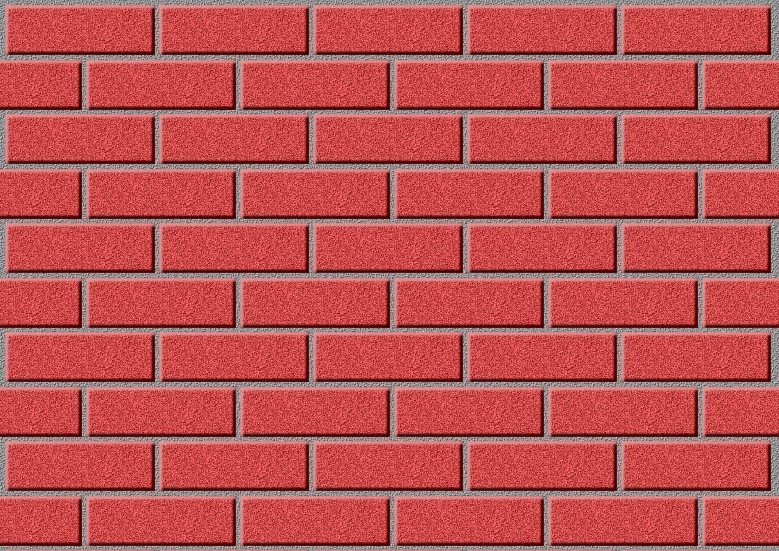
%> input picture rapport/images/briques.jpg, 779 x 551 px
$ octave --eval "result = getGradientImage(imread('rapport/images/briques.jpg'));"   (GNU Octave 9; MATLAB toolbox functions it lacks are replaced by stand-ins)
%> lines starting %> are read from the running program, lines starting %| are printed output that depends on the picture; in (x1, y1, x2, y2) boxes, pixels count from 0 and x2, y2 are one past the last pixel; in counts of white or black regions, pixels touching at a corner belong together; the program's own positions count from 1
function gradIm = getGradientImage(img)
    imgGray = rgb2gray(img)/255;
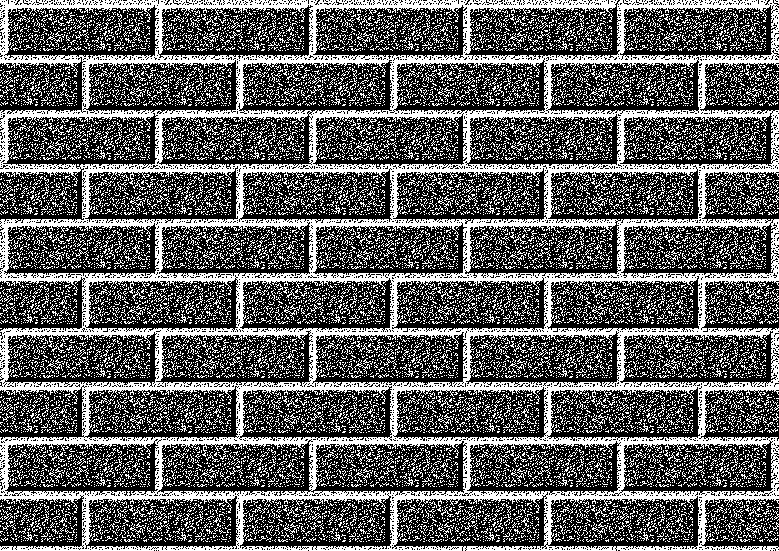
%> imgGray: size 551x779 uint8; values 0 (black) and 1 (white), 35.5% white in thin lines or dots
%     fil1 = fspecial('sobel');
%     fil2 = -fil1';
    fil1 = [1 0; 0 -1];
    fil2 = [0 1; -1 0];
    Gx = filter2(fil1, imgGray);
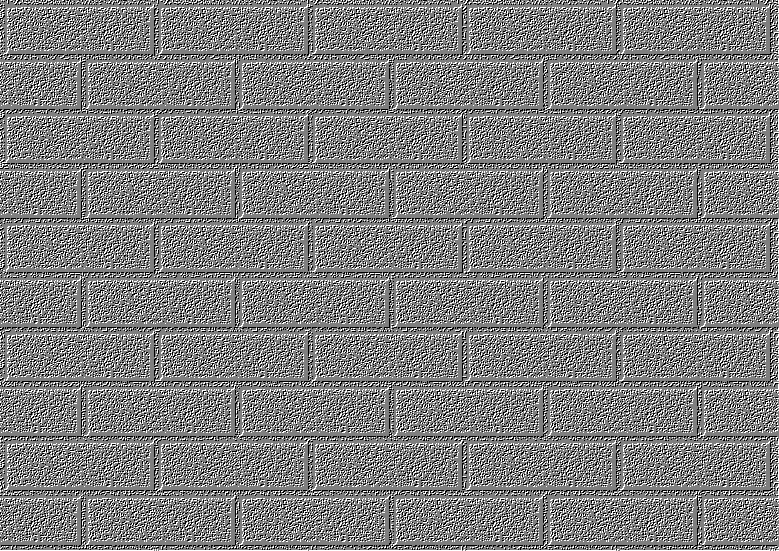
%> Gx: size 551x779 double; min -1, max 1, mean 0.00198; drawn with min black and max white
    Gy = filter2(fil2, imgGray);
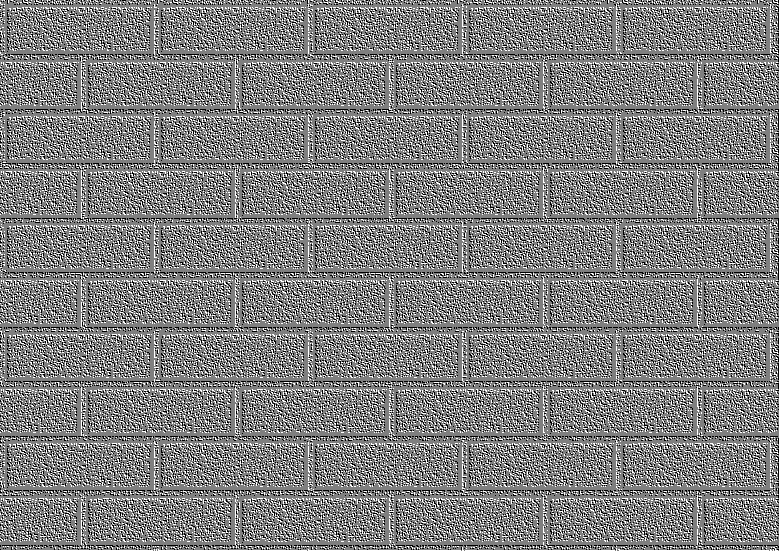
%> Gy: size 551x779 double; min -1, max 1, mean 0.000613; drawn with min black and max white
    gradIm = norm(sqrt(Gx.*Gx + Gy.*Gy));
%> gradIm = 444.7
end

$ run again, on rapport/images/sableNoZoom.jpg
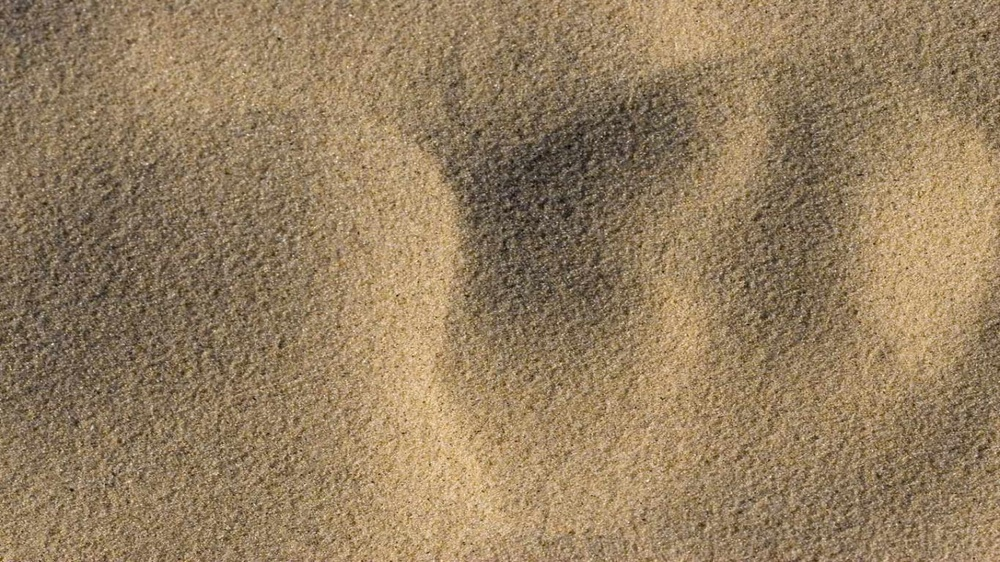
%> input picture rapport/images/sableNoZoom.jpg, 1000 x 562 px, shrunk from 1366 x 768 before the run
%> in getGradientImage, `imgGray = rgb2gray(img)/255;`:
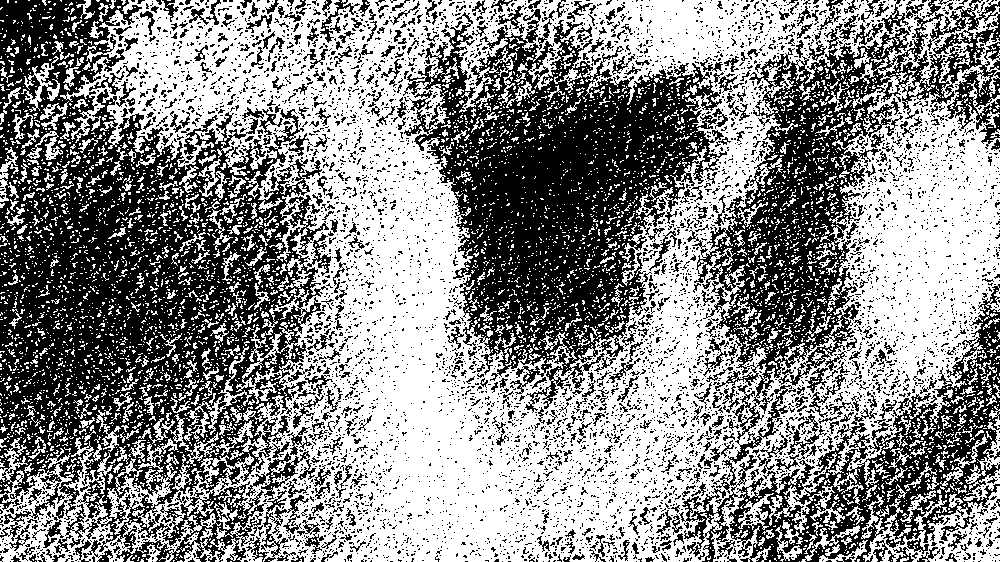
%> imgGray: size 562x1000 uint8; values 0 (black) and 1 (white), 54.3% white; 6224 black regions (5694 under 20 px), largest, box (x1, y1, x2, y2) and area: (0, 0, 329, 562) 92022, (679, 0, 1000, 562) 56486, (403, 9, 727, 413) 55915
%> in getGradientImage, `Gy = filter2(fil2, imgGray);`:
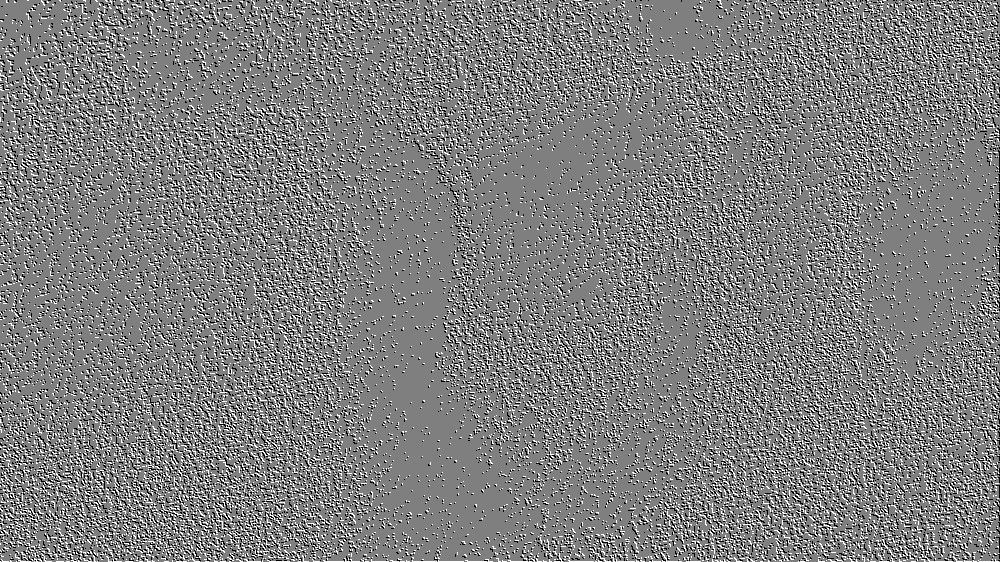
%> Gy: size 562x1000 double; min -1, max 1, mean 0.000831; drawn with min black and max white
%> gradIm = 352.6

$ run again, on rapport/images/sableZoom.jpg
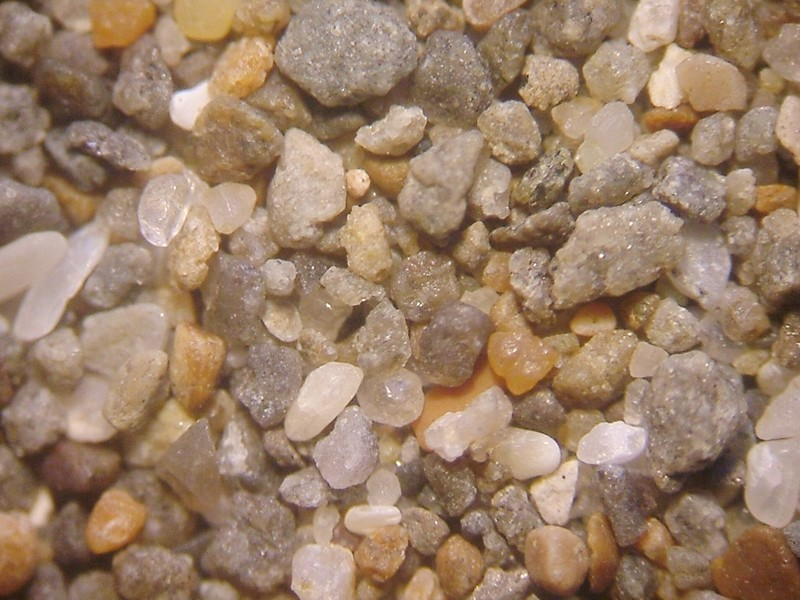
%> input picture rapport/images/sableZoom.jpg, 800 x 600 px
%> in getGradientImage, `imgGray = rgb2gray(img)/255;`:
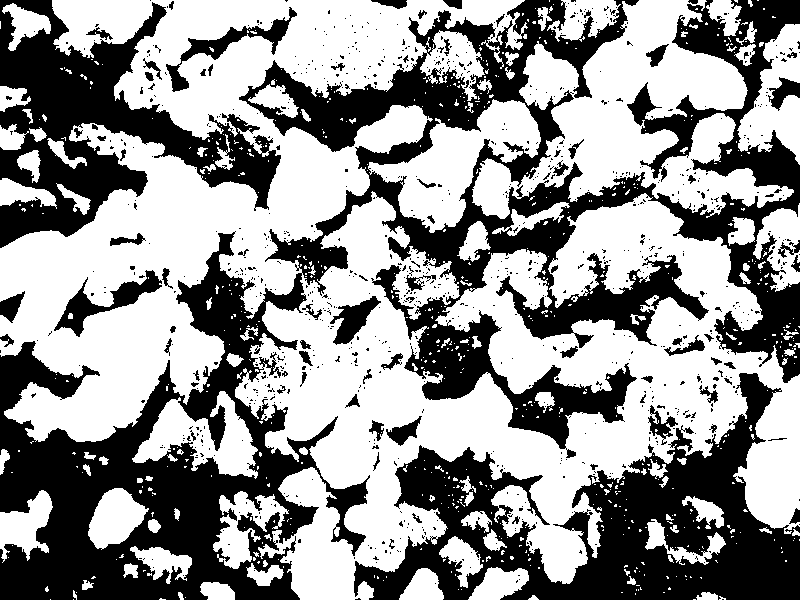
%> imgGray: size 600x800 uint8; values 0 (black) and 1 (white), 58% white; 921 black regions (840 under 20 px), largest, box (x1, y1, x2, y2) and area: (0, 0, 800, 600) 121342, (354, 373, 800, 600) 39724, (0, 0, 281, 248) 26505
%> in getGradientImage, `Gy = filter2(fil2, imgGray);`:
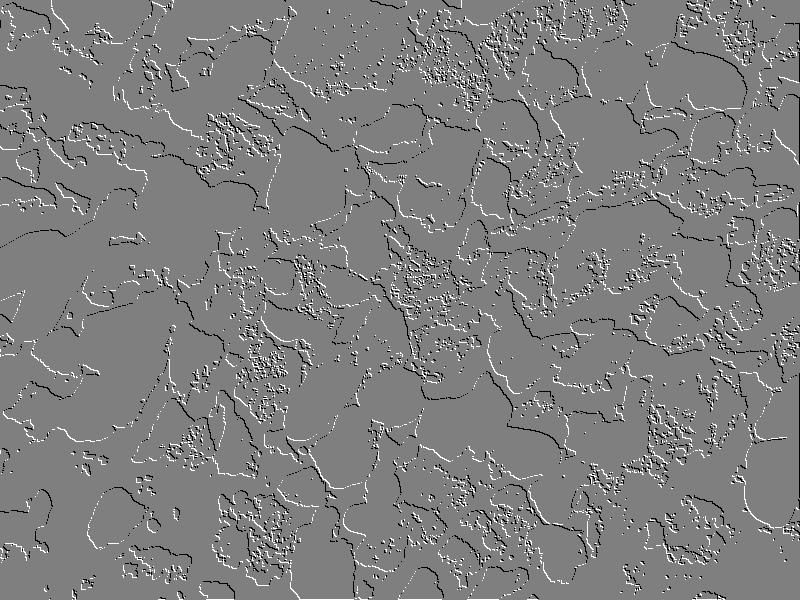
%> Gy: size 600x800 double; min -1, max 1, mean 0.000669; drawn with min black and max white
%> gradIm = 95.53
